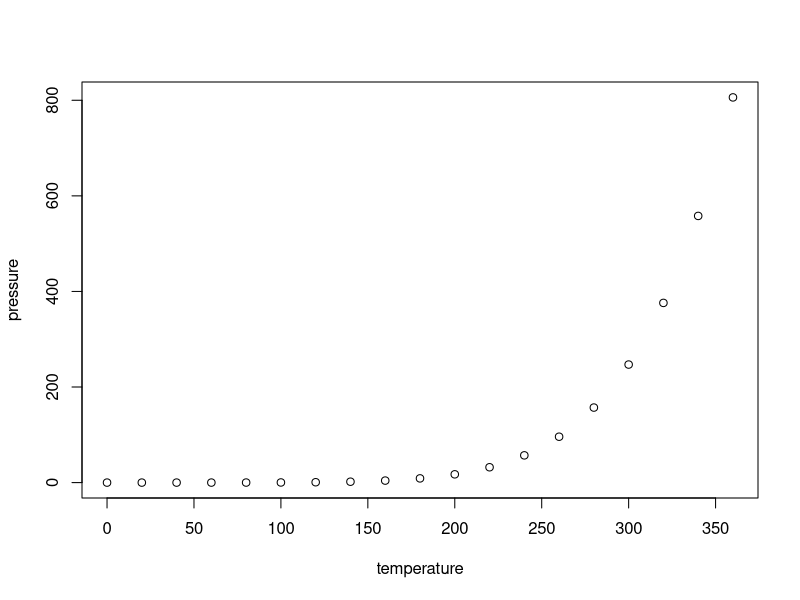
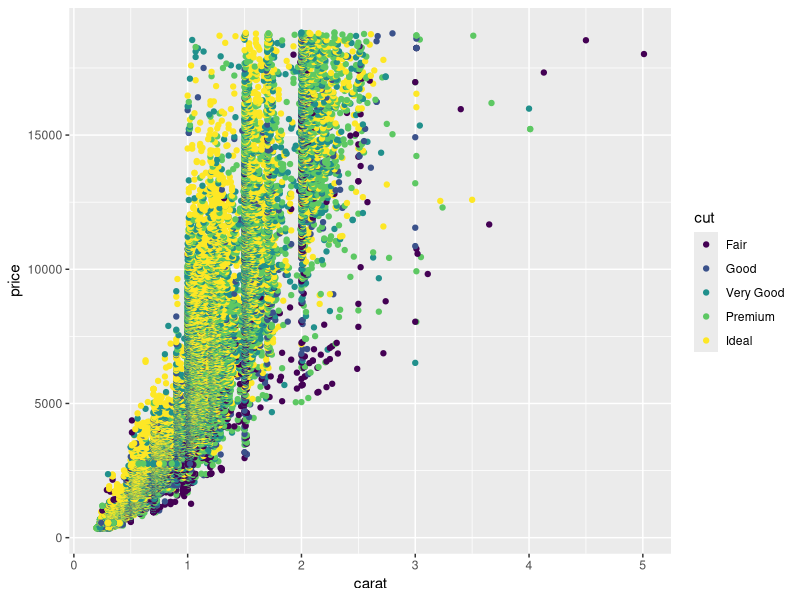

These figures' R source, in order:
## ---- chunk 1
knitr::opts_chunk$set(echo = TRUE)
## ---- chunk 2
summary(cars)
## ---- chunk 3
plot(pressure)
## ---- chunk 4
library(tidyverse)

ggplot(diamonds,aes(x=carat,y=price,col=cut))+
  geom_point()

